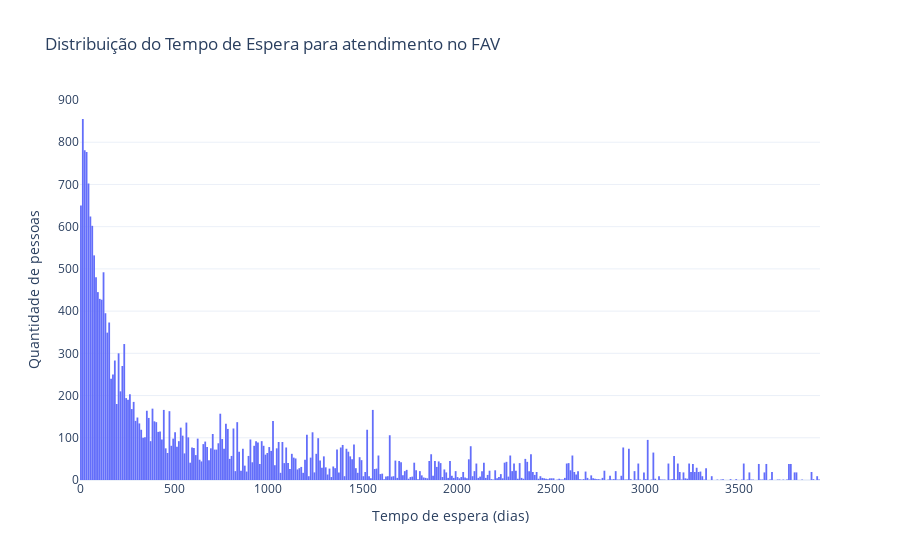

Notebook cell for this chart:
### Code cell
# Grafico de tempo de espera
max_tempo = df_espera['tempo_entre_fav_e_primeira_dialise'].max()
bins = list(range(0, int(max_tempo) + 10, 10))

# Plotar o histograma
fig1_p1 = px.histogram(
    df_espera,
    x='tempo_entre_fav_e_primeira_dialise',
    nbins=len(bins),
    title='Distribuição do Tempo de Espera para atendimento no FAV',
    labels={'tempo_entre_fav_e_primeira_dialise': 'Tempo de espera (dias)', 'count': 'Quantidade de pessoas'},
)

# Personalizar layout
fig1_p1.update_layout(
    xaxis_title='Tempo de espera (dias)',
    yaxis_title='Quantidade de pessoas',
    bargap=0.05,
    template='plotly_white'
)

fig1_p1.show()

### Figure 1 — Plotly figure (JSON) as saved in the notebook; plotly's stock layout.template omitted (floating-point values rounded to 4 significant figures; data arrays with more than 128 entries replaced by an {"elided": "..."} marker saying what was removed)
{"data": [{"bingroup": "x", "hovertemplate": "Tempo de espera (dias)=%{x}<br>count=%{y}<extra></extra>", "legendgroup": "", "marker": {"color": "#636efa", "pattern": {"shape": ""}}, "name": "", "nbinsx": 394, "orientation": "v", "showlegend": false, "type": "histogram", "x": {"elided": "24793 int values"}, "xaxis": "x", "yaxis": "y"}], "layout": {"bargap": 0.05, "barmode": "relative", "legend": {"tracegroupgap": 0}, "title": {"text": "Distribuição do Tempo de Espera para atendimento no FAV"}, "xaxis": {"anchor": "y", "domain": [0, 1], "title": {"text": "Tempo de espera (dias)"}}, "yaxis": {"anchor": "x", "domain": [0, 1], "title": {"text": "Quantidade de pessoas"}}}}
